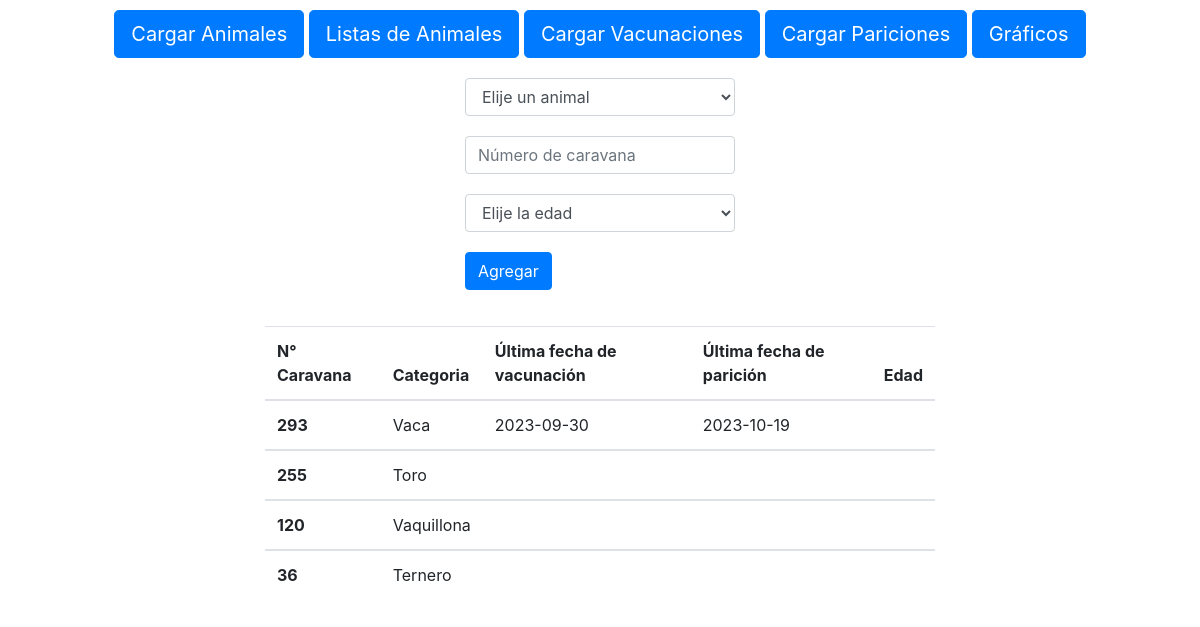
The page /Cargar_animales/ on the database as committed earlier.
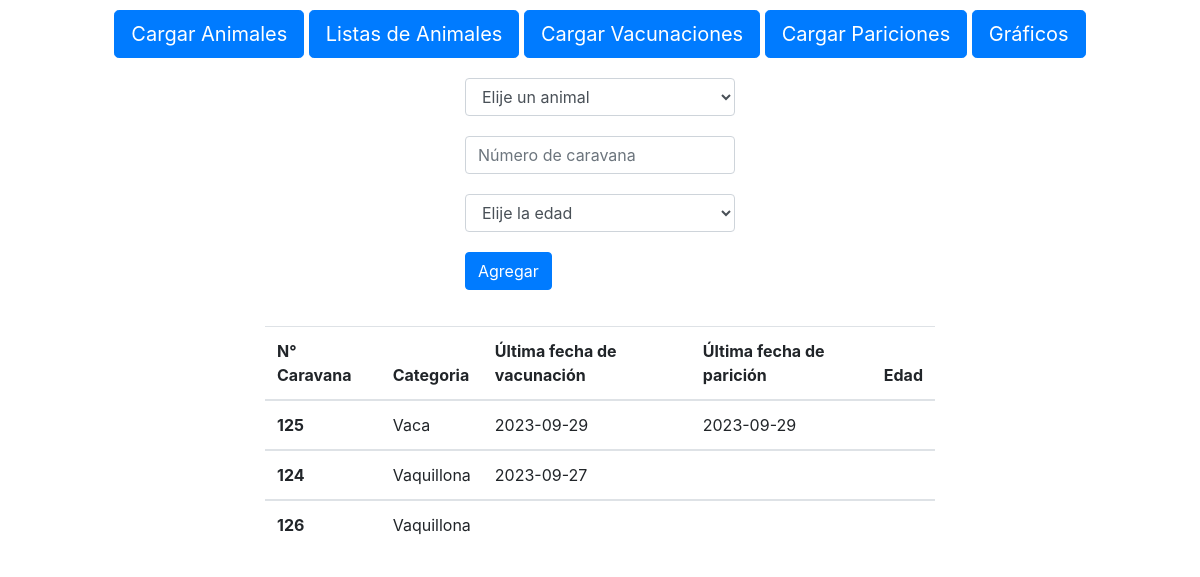
The same page on the database as committed later.
### manejo/models.py (models this page shows, shortened)
class Animales(models.Model):
  id = models.BigAutoField(primary_key=True)
  name = models.CharField(max_length=100, verbose_name="Animal")
  nro_caravana = models.IntegerField(verbose_name="Número de caravana")
  cant_pariciones = models.IntegerField(verbose_name="Cant paricion", blank=True, null=True)
  edad = models.CharField(max_length=100, verbose_name="Edad",default="")

### manejo/views.py (the view, shortened to what this page needs)
# urls.py: path('Cargar_animales/', views.carga_animal, name="cargar_animales"),
def carga_animal(request):
  animales = list(Animales.objects.values())
  vacunacion = list(Vacunacion.objects.values())
  paricion = list(Paricion.objects.values())
  ultimas_vacunaciones = Vacunacion.objects.values('id_animal_id').annotate(ultima_fecha=Max('date')).values('id_animal_id', 'ultima_fecha')
  ultimas_pariciones = Paricion.objects.values('id_animal_id').annotate(ultima_fecha=Max('date')).values('id_animal_id', 'ultima_fecha')
  if request.method == 'GET':
    return render(request, 'carga_animales.html',{
      'animales':animales,
      'vacunacion': vacunacion,
      'paricion': paricion,
      'ult_vacunacion': ultimas_vacunaciones,
      'ult_paricion': ultimas_pariciones
    })

### manejo/templates/carga_animales.html (shortened to what this page needs)
{% extends "base_template.html" %}
{% block content %}
  <form action="/Cargar_animales/" class="form-group col-3" method="POST">
    <select class="form-control" name="animal" id="animal" style="margin-bottom: 20px;">
      <option selected>Elije un animal</option>
    </select>
    <input type="number" min="1" pattern="^[0-9]+"
      class="form-control" name="caravana" id="caravana" aria-describedby="helpId" placeholder="Número de caravana" style="margin-bottom: 20px;">
    <select class="form-control" name="edad" id="edad" style="margin-bottom: 20px;">
      <option selected>Elije la edad</option>
    </select>
    <input name="" id="" class="btn btn-primary" type="submit" value="Agregar" style="margin-bottom: 20px;">
  </form>
  <div class="tabla col-7">
    <table class="table">
      <thead>
        <tr>
          <th scope="col">N° Caravana</th>
          <th scope="col">Categoria</th>
          <th scope="col">Última fecha de vacunación</th>
          <th scope="col">Última fecha de parición</th>
          <th scope="col">Edad</th>
        </tr>
      </thead>
      {% for animal in animales %}
      <tbody>
        <tr>
          <th scope="row">{{animal.nro_caravana}}</th>
          <td>{{animal.name}}</td>
          <td>
            {% for vacuna in ult_vacunacion %}
              {% if vacuna.id_animal_id == animal.id %}
              {{vacuna.ultima_fecha|date:"Y-m-d"}}
              {% endif %}
            {% endfor %}
          </td>
          <td>
            {% for pario in ult_paricion %}
              {% if pario.id_animal_id == animal.id %}
              {{pario.ultima_fecha|date:"Y-m-d"}}
              {% endif %}
            {% endfor %}
          </td>
          <td>{{animal.edad}}</td>
        </tr>
      </tbody>
      {% endfor %}
    </table>
  </div>
{% endblock %}

Rows that differ between the two databases and show on the page:
removed Animales: nro_caravana "293", name "Vaca", ultima_fecha "2023-09-30", ultima_fecha "2023-10-19"
removed Animales: nro_caravana "255", name "Toro"
removed Animales: nro_caravana "120", name "Vaquillona"
removed Animales: nro_caravana "36", name "Ternero"
added Animales: nro_caravana "125", name "Vaca", ultima_fecha "2023-09-29", ultima_fecha "2023-09-29"
added Animales: nro_caravana "124", name "Vaquillona", ultima_fecha "2023-09-27"
added Animales: nro_caravana "126", name "Vaquillona"
